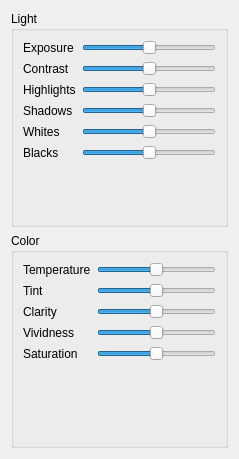
<?xml version="1.0" encoding="UTF-8"?>
<ui version="4.0">
 <class>BasicModule</class>
 <widget class="QWidget" name="BasicModule">
  <property name="geometry">
   <rect>
    <x>0</x>
    <y>0</y>
    <width>239</width>
    <height>459</height>
   </rect>
  </property>
  <property name="windowTitle">
   <string>Form</string>
  </property>
  <layout class="QVBoxLayout" name="verticalLayout">
   <item>
    <widget class="QGroupBox" name="groupBox">
     <property name="title">
      <string>Light</string>
     </property>
     <layout class="QFormLayout" name="formLayout">
      <item row="0" column="0">
       <widget class="QLabel" name="label">
        <property name="text">
         <string>Exposure</string>
        </property>
       </widget>
      </item>
      <item row="0" column="1">
       <widget class="QSlider" name="horizontalSlider">
        <property name="minimum">
         <number>-100</number>
        </property>
        <property name="maximum">
         <number>100</number>
        </property>
        <property name="orientation">
         <enum>Qt::Horizontal</enum>
        </property>
       </widget>
      </item>
      <item row="1" column="0">
       <widget class="QLabel" name="label_2">
        <property name="text">
         <string>Contrast</string>
        </property>
       </widget>
      </item>
      <item row="1" column="1">
       <widget class="QSlider" name="horizontalSlider_2">
        <property name="minimum">
         <number>-100</number>
        </property>
        <property name="maximum">
         <number>100</number>
        </property>
        <property name="orientation">
         <enum>Qt::Horizontal</enum>
        </property>
       </widget>
      </item>
      <item row="2" column="0">
       <widget class="QLabel" name="label_5">
        <property name="text">
         <string>Highlights</string>
        </property>
       </widget>
      </item>
      <item row="2" column="1">
       <widget class="QSlider" name="horizontalSlider_5">
        <property name="minimum">
         <number>-100</number>
        </property>
        <property name="maximum">
         <number>100</number>
        </property>
        <property name="orientation">
         <enum>Qt::Horizontal</enum>
        </property>
       </widget>
      </item>
      <item row="3" column="0">
       <widget class="QLabel" name="label_6">
        <property name="text">
         <string>Shadows</string>
        </property>
       </widget>
      </item>
      <item row="3" column="1">
       <widget class="QSlider" name="horizontalSlider_6">
        <property name="minimum">
         <number>-100</number>
        </property>
        <property name="maximum">
         <number>100</number>
        </property>
        <property name="orientation">
         <enum>Qt::Horizontal</enum>
        </property>
       </widget>
      </item>
      <item row="4" column="0">
       <widget class="QLabel" name="label_7">
        <property name="text">
         <string>Whites</string>
        </property>
       </widget>
      </item>
      <item row="4" column="1">
       <widget class="QSlider" name="horizontalSlider_7">
        <property name="minimum">
         <number>-100</number>
        </property>
        <property name="maximum">
         <number>100</number>
        </property>
        <property name="orientation">
         <enum>Qt::Horizontal</enum>
        </property>
       </widget>
      </item>
      <item row="5" column="0">
       <widget class="QLabel" name="label_8">
        <property name="text">
         <string>Blacks</string>
        </property>
       </widget>
      </item>
      <item row="5" column="1">
       <widget class="QSlider" name="horizontalSlider_8">
        <property name="minimum">
         <number>-100</number>
        </property>
        <property name="maximum">
         <number>100</number>
        </property>
        <property name="orientation">
         <enum>Qt::Horizontal</enum>
        </property>
       </widget>
      </item>
     </layout>
    </widget>
   </item>
   <item>
    <widget class="QGroupBox" name="groupBox_2">
     <property name="title">
      <string>Color</string>
     </property>
     <layout class="QFormLayout" name="formLayout_2">
      <item row="0" column="0">
       <widget class="QLabel" name="label_3">
        <property name="text">
         <string>Temperature</string>
        </property>
       </widget>
      </item>
      <item row="0" column="1">
       <widget class="QSlider" name="horizontalSlider_3">
        <property name="minimum">
         <number>-100</number>
        </property>
        <property name="maximum">
         <number>100</number>
        </property>
        <property name="orientation">
         <enum>Qt::Horizontal</enum>
        </property>
       </widget>
      </item>
      <item row="1" column="0">
       <widget class="QLabel" name="label_4">
        <property name="text">
         <string>Tint</string>
        </property>
       </widget>
      </item>
      <item row="1" column="1">
       <widget class="QSlider" name="horizontalSlider_4">
        <property name="minimum">
         <number>-100</number>
        </property>
        <property name="maximum">
         <number>100</number>
        </property>
        <property name="orientation">
         <enum>Qt::Horizontal</enum>
        </property>
       </widget>
      </item>
      <item row="2" column="0">
       <widget class="QLabel" name="label_9">
        <property name="text">
         <string>Clarity</string>
        </property>
       </widget>
      </item>
      <item row="2" column="1">
       <widget class="QSlider" name="horizontalSlider_9">
        <property name="minimum">
         <number>-100</number>
        </property>
        <property name="maximum">
         <number>100</number>
        </property>
        <property name="orientation">
         <enum>Qt::Horizontal</enum>
        </property>
       </widget>
      </item>
      <item row="3" column="0">
       <widget class="QLabel" name="label_10">
        <property name="text">
         <string>Vividness</string>
        </property>
       </widget>
      </item>
      <item row="3" column="1">
       <widget class="QSlider" name="horizontalSlider_10">
        <property name="minimum">
         <number>-100</number>
        </property>
        <property name="maximum">
         <number>100</number>
        </property>
        <property name="orientation">
         <enum>Qt::Horizontal</enum>
        </property>
       </widget>
      </item>
      <item row="4" column="0">
       <widget class="QLabel" name="label_11">
        <property name="text">
         <string>Saturation</string>
        </property>
       </widget>
      </item>
      <item row="4" column="1">
       <widget class="QSlider" name="horizontalSlider_11">
        <property name="minimum">
         <number>-100</number>
        </property>
        <property name="maximum">
         <number>100</number>
        </property>
        <property name="orientation">
         <enum>Qt::Horizontal</enum>
        </property>
       </widget>
      </item>
     </layout>
    </widget>
   </item>
  </layout>
 </widget>
 <resources/>
 <connections>
  <connection>
   <sender>horizontalSlider</sender>
   <signal>valueChanged(int)</signal>
   <receiver>BasicModule</receiver>
   <slot>onExposureChanged(int)</slot>
   <hints>
    <hint type="sourcelabel">
     <x>182</x>
     <y>47</y>
    </hint>
    <hint type="destinationlabel">
     <x>235</x>
     <y>44</y>
    </hint>
   </hints>
  </connection>
 </connections>
 <slots>
  <slot>onExposureChanged(int)</slot>
 </slots>
</ui>
